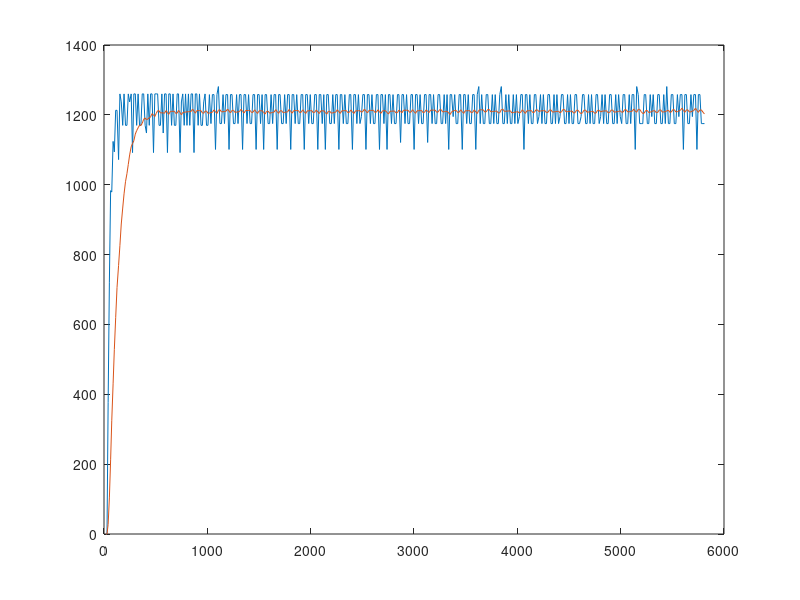

Here is the MATLAB script that generated this plot:
A=load('MotorRPM1.csv');

RPM=A(:,1);
Time=A(:,2);

plot(Time,RPM)
hold on


%Lowpass filter
v=RPM;
for i=2:length(RPM)
 v(i)=0.854*v(i-1)+0.0728*RPM(i)+0.0728*RPM(i-1);
end

plot(Time,v)
